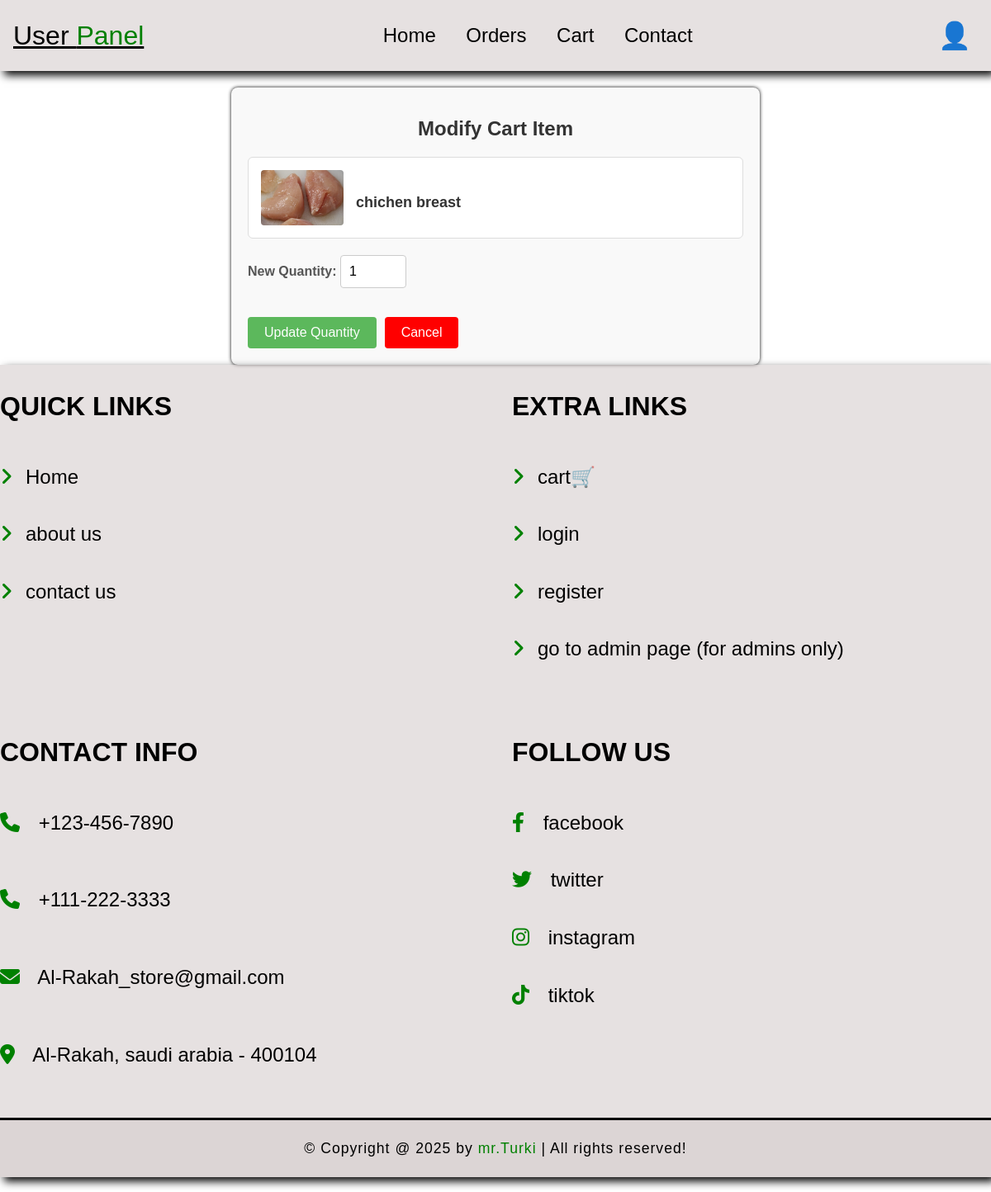
/GroceryStore/php/modify_cart.php?id=33 (signed in), run on the app's committed database.
### tables this page shows
CREATE TABLE `cart_items` (
  `id` int(11) NOT NULL AUTO_INCREMENT,
  `user_id` int(11) DEFAULT NULL,
  `product_id` int(11) DEFAULT NULL,
  `quantity` int(11) DEFAULT NULL,
  `added_at` timestamp NOT NULL DEFAULT current_timestamp(),
  PRIMARY KEY (`id`),
  KEY `user_id` (`user_id`),
  KEY `product_id` (`product_id`),
  CONSTRAINT `cart_items_ibfk_1` FOREIGN KEY (`user_id`) REFERENCES `users` (`id`),
  CONSTRAINT `cart_items_ibfk_2` FOREIGN KEY (`product_id`) REFERENCES `products` (`id`)
);

CREATE TABLE `products` (
  `id` int(11) NOT NULL AUTO_INCREMENT,
  `name` varchar(100) NOT NULL,
  `category` varchar(100) NOT NULL,
  `details` text DEFAULT NULL,
  `price` decimal(10,2) NOT NULL,
  `quantity` decimal(10,2) NOT NULL,
  `image` varchar(255) NOT NULL,
  `created_at` timestamp NOT NULL DEFAULT current_timestamp(),
  PRIMARY KEY (`id`),
  KEY `CategoryID` (`category`)
);

### GroceryStore/php/modify_cart.php (the view, shortened to what this page needs)
<?php
require_once 'config.php';
$user_id = $_SESSION['user_id'];
$product_id = $_GET['id'];
try {
    $stmt = $conn->prepare("
        SELECT p.name, p.image, ci.quantity
        FROM cart_items ci
        JOIN products p ON ci.product_id = p.id
        WHERE ci.user_id = ? AND ci.product_id = ?
    ");
    $stmt->execute([$user_id, $product_id]);
    $cart_item = $stmt->fetch(PDO::FETCH_ASSOC);
} catch (PDOException $e) {
    $_SESSION['message'] = "Database error: " . $e->getMessage();
    $_SESSION['message_type'] = "error";
    header("Location: ShoppingCart.php");
    exit();
}
?>
<!DOCTYPE html>
<html lang="en">
<head>
    <link rel="stylesheet" href="/web project/GroceryStore/css/stylesheet.css">
</head>
<body>
    <?php include 'user_header.php'; ?>
    <div class="modify-cart-container">
        <h1 class="modify-cart-title">Modify Cart Item</h1>
        <div class="modify-cart-item-details">
            <?php if (!empty($cart_item['image'])): ?>
                <img src="<?= htmlspecialchars($cart_item['image']) ?>" alt="<?= htmlspecialchars($cart_item['name']) ?>" class="modify-cart-item-image">
            <?php endif; ?>
            <div class="modify-cart-item-info">
                <h3 class="modify-cart-item-name"><?= htmlspecialchars($cart_item['name']) ?></h3>
            </div>
        </div>
        <div class="modify-cart-form">
            <form method="post">
                <label for="quantity">New Quantity:</label>
                <input type="number" id="quantity" name="quantity" value="<?= htmlspecialchars($cart_item['quantity']) ?>" min="1" required>
                <div class="modify-cart-actions">
                    <button type="submit" name="update_quantity" class="modify-cart-button modify-cart-button-update">Update Quantity</button>
                    <a href="ShoppingCart.php" class="modify-cart-button modify-cart-button-cancel">Cancel</a>
                </div>
            </form>
        </div>
    </div>
    <?php include 'footer.php'; ?>
</body>
</html>

### GroceryStore/css/StyleSheet.css (style rules this page uses)
body { font-family: Arial, sans-serif; margin: 0; padding: 0; background-color: white; }
.modify-cart-container { display: flex; flex-direction: column; align-items: center; padding: 20px; margin-top: 20px; background-color: #f9f9f9; border-radius: 8px; box-shadow: 0 0px 4px black; width: 80%; max-width: 600px; margin-left: auto; margin-right: auto; }
.modify-cart-title { font-size: 24px; margin-bottom: 20px; color: #333; }
.modify-cart-item-details { display: flex; align-items: center; margin-bottom: 20px; background-color: #fff; border: 1px solid #ddd; border-radius: 6px; padding: 15px; width: 100%; box-sizing: border-box; }
.modify-cart-item-image { max-width: 100px; height: auto; margin-right: 15px; border-radius: 4px; }
.modify-cart-item-info { flex-grow: 1; }
.modify-cart-item-name { font-size: 18px; font-weight: bold; color: #333; margin-bottom: 5px; }
.modify-cart-form { display: flex; flex-direction: column; width: 100%; }
.modify-cart-form label { font-weight: bold; margin-bottom: 8px; color: #555; }
.modify-cart-form input[type="number"] { padding: 10px; margin-bottom: 15px; border: 1px solid #ccc; border-radius: 4px; box-sizing: border-box; font-size: 16px; width: 80px; }
.modify-cart-actions { display: flex; gap: 10px; margin-top: 20px; }
.modify-cart-button { padding: 10px 20px; border: none; border-radius: 4px; cursor: pointer; font-size: 16px; transition: background-color 0.3s ease; }
.modify-cart-button-update { background-color: #5cb85c; color: white; }
.modify-cart-button-cancel { background-color: red; color: white; text-decoration: none; }

### GroceryStore/php/modify_cart.php (style rules this page uses)
.modify-cart-container { display: flex; flex-direction: column; align-items: center; padding: 20px; margin-top: 20px; background-color: #f9f9f9; border-radius: 8px; box-shadow: 0 0px 4px black; width: 80%; max-width: 600px; margin-left: auto; margin-right: auto; }
.modify-cart-title { font-size: 24px; margin-bottom: 20px; color: #333; }
.modify-cart-item-details { display: flex; align-items: center; margin-bottom: 20px; background-color: #fff; border: 1px solid #ddd; border-radius: 6px; padding: 15px; width: 100%; box-sizing: border-box; }
.modify-cart-item-image { max-width: 100px; height: auto; margin-right: 15px; border-radius: 4px; }
.modify-cart-item-info { flex-grow: 1; }
.modify-cart-item-name { font-size: 18px; font-weight: bold; color: #333; margin-bottom: 5px; }
.modify-cart-form { display: flex; flex-direction: column; width: 100%; }
.modify-cart-form label { font-weight: bold; margin-bottom: 8px; color: #555; }
.modify-cart-form input[type="number"] { padding: 10px; margin-bottom: 15px; border: 1px solid #ccc; border-radius: 4px; box-sizing: border-box; font-size: 16px; width: 80px; }
.modify-cart-actions { display: flex; gap: 10px; margin-top: 20px; }
.modify-cart-button { padding: 10px 20px; border: none; border-radius: 4px; cursor: pointer; font-size: 16px; transition: background-color 0.3s ease; }
.modify-cart-button-update { background-color: #5cb85c; color: white; }
.modify-cart-button-cancel { background-color: red; color: white; text-decoration: none; }

### data on the page
cart_items: product.image (picture), product.name "chichen breast", quantity "1"
